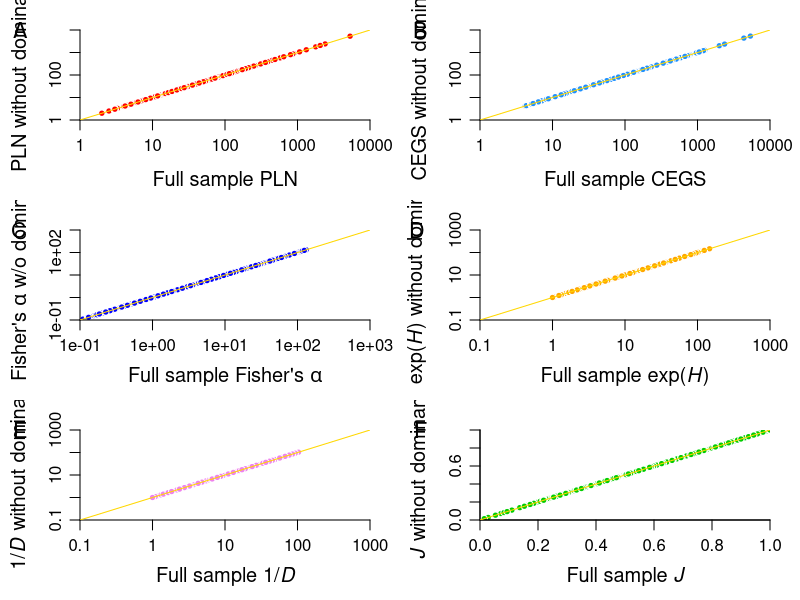
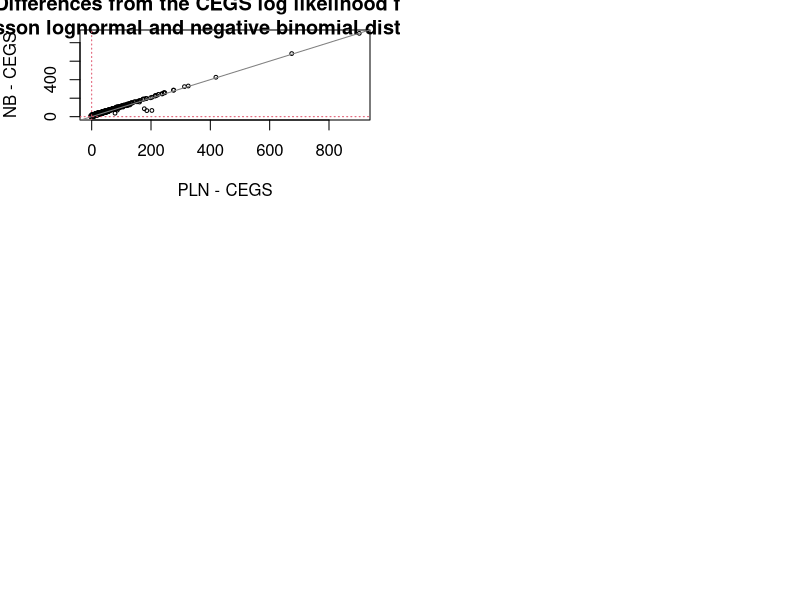

The R source for these figures, in order: (Note: this script raises an error after producing the figures.)
## ---- chunk 1
# Read in the statistics
Basic.stats <- read.csv(file='data/basic_statistics.txt')
Basic.statsNoDom <- read.csv(file='data/basic_statisticsNoDom.txt')

richness_estimates <- read.csv(file='data/richness_estimates.txt')
richness_estimatesNoDom <- read.csv(file='data/richness_estimatesNoDom.txt')
richness_estimatestrimmed <- read.csv(file='data/richness_estimatestrimmed.txt')

## ---- chunk 2
#| fig-height: 12
# pdf(file='Evenness_Fig_1.pdf',height=11.25,width=7.5)

par(mfrow=c(3,2))
par(mai=c(0.8,0.8,0.3,0.3))
par(cex=1)

plot(richness_estimates$pln_richness, 
     richness_estimatesNoDom$pln_richness, 
     pch=21, cex=0.85, col='white', bg='red', bty='l', xaxs='i', yaxs='i',
     mgp=c(2.5,0.75,0), cex.lab=1.2, 
     xlab='Full sample PLN', ylab='PLN without dominant', 
     xlim=c(1,1e4), ylim=c(1,1e4), log='xy', axes=FALSE)

axis(side=1,at=c(1,10,100,1000,1e4),mgp=c(2.5,0.75,0))
axis(side=2,at=c(1,10,100,1000,1e4),mgp=c(2.5,0.75,0))
abline(0,1,col='gold')
mtext(side=2,at=1e4,text='A',cex=1.3,line=2.65,las=2)

plot(richness_estimates$cegs_richness, richness_estimatesNoDom$cegs_richness,
     pch=21, cex=0.85, col='white', bg='dodgerblue', bty='l', xaxs='i', yaxs='i',
     mgp=c(2.5,0.75,0), cex.lab=1.2,
     xlab='Full sample CEGS',ylab='CEGS without dominant', 
     xlim=c(1,1e4), ylim=c(1,1e4), log='xy', axes=FALSE)
axis(side=1,mgp=c(2.5,0.75,0))
axis(side=2,at=c(1,10,100,1000,1e4),mgp=c(2.5,0.75,0))
abline(0,1,col='gold')
mtext(side=2,at=1e4,text='B',cex=1.3,line=2.65,las=2)

plot(Basic.stats$alpha, Basic.statsNoDom$alpha,
     pch=21, cex=0.85, col='white', bg='blue', bty='l', xaxs='i', yaxs='i', 
     mgp=c(2.5,0.75,0), cex.lab=1.2,
     xlab=expression(paste("Full sample Fisher's ",alpha)), 
     ylab=expression(paste("Fisher's ",alpha," w/o dominant")), 
     xlim=c(0.1,1e3), ylim=c(0.1,1e3), log='xy', axes=FALSE)
axis(side=1,mgp=c(2.5,0.75,0))
axis(side=2,at=c(0.1,1,10,100,1000),mgp=c(2.5,0.75,0))
abline(0,1,col='gold')
mtext(side=2,at=1e3,text='C',cex=1.3,line=2.65,las=2)

plot(Basic.stats$H, Basic.statsNoDom$H, 
     pch=21,  cex=0.85,  col='white',  bg='orange',  bty='l', xaxs='i', yaxs='i', 
     mgp=c(2.5, 0.75, 0), cex.lab=1.2, 
     xlab=expression(paste('Full sample exp(', italic(H), ')')), 
     ylab=expression(paste('exp(', italic(H), ') without dominant')), 
     xlim=c(0.1, 1000), ylim=c(0.1, 1000), log='xy', axes=F)
axis(side=1, at=c(0.1, 1, 10, 100, 1000), labels=c('0.1', '1', '10', '100', '1000'), 
     mgp=c(2.5, 0.75, 0))
axis(side=2, at=c(0.1, 1, 10, 100, 1000), labels=c('0.1', '1', '10', '100', '1000'), 
     mgp=c(2.5, 0.75, 0))
abline(0, 1, col='gold')
mtext(side=2, at=1000, text='D', cex=1.3, line=2.75, las=2)

plot(Basic.stats$D, Basic.statsNoDom$D, pch=21, cex=0.85, col='white', bg='violet', 
     bty='l', xaxs='i', yaxs='i', mgp=c(2.5, 0.75, 0), cex.lab=1.2, 
     xlab=expression(paste('Full sample 1/', italic(D))), 
     ylab=expression(paste('1/', italic(D), ' without dominant')), 
     xlim=c(0.1, 1000), ylim=c(0.1, 1000), log='xy', axes=F)
axis(side=1, at=c(0.1, 1, 10, 100, 1000), labels=c('0.1', '1', '10', '100', '1000'), 
     mgp=c(2.5, 0.75, 0))
axis(side=2, at=c(0.1, 1, 10, 100, 1000), labels=c('0.1', '1', '10', '100', '1000'), 
     mgp=c(2.5, 0.75, 0))
abline(0, 1, col='gold')
mtext(side=2, at=1000, text='E', cex=1.3, line=2.65, las=2)

plot(Basic.stats$J, Basic.statsNoDom$J, pch=21, cex=0.85, col='white', bg='green3', 
     bty='l', xaxs='i', yaxs='i', mgp=c(2.5, 0.75, 0), cex.lab=1.2, 
     xlab=expression(paste('Full sample ', italic(J))), 
     ylab=expression(paste(italic(J), ' without dominant')), 
     xlim=c(0, 1), ylim=c(0, 1))
abline(0, 1, col='gold')
mtext(side=2, at=1, text='F', cex=1.3, line=2.65, las=2)


## ---- chunk 3

LogLik <- data.frame(pln_loglik=richness_estimates$pln_loglik - richness_estimates$cegs_loglik,
            nb_loglik=richness_estimates$nb_loglik - richness_estimates$cegs_loglik)

plot(LogLik, xlab="PLN - CEGS", ylab="NB - CEGS", cex=0.5, 
     main="Differences from the CEGS log likelihood for the\nPoisson lognormal and negative binomial distributions")
abline(1,1, col="grey50")
abline(v=0, lty=3, col=2); abline(h=0, lty=3, col=2); 

## ---- chunk 4
Counts <- data.frame(study = factor(rep(data2$sample.name, times=2)), 
                     Sp =factor(rep(1:nrow(data2), times=2)), 
                     count = c(data2$count, data2$count.2))
Counts$count[is.na(Counts$count)] <- 0

GetTheta <- function(dat) {
  mod <- MASS::glm.nb(count~Sp, data=dat)
  c(mean=mean(dat$count), median=median(dat$count), theta=mod$theta, SE=mod$SE.theta)
}

ThetaPooled <- GetTheta(Counts)

Thetas.by <- by(Counts, list(Counts$study), GetTheta)
Thetas <- as.data.frame(do.call(rbind, Thetas.by))


## ---- chunk 5
Thetas2 <- Thetas[!is.nan(Thetas$SE),]

par(mar=c(4,12,1,1))
plot(Thetas2$theta, 1:nrow(Thetas2), axes=FALSE, ann=FALSE, 
     xlim=c(0,10))
segments(Thetas2$theta-Thetas2$SE, 1:nrow(Thetas2), Thetas2$theta+Thetas2$SE, 1:nrow(Thetas2))
axis(1)
mtext(expression(theta), 1, line = 3)
abline(v=1, col=2)
axis(2, at = 1:nrow(Thetas2), labels=rownames(Thetas2), las=1)

## ---- chunk 6
#| fig-height: 14
# n <- data$co[data$sample.no==2]
BigNos <- NULL # 100
if(!file.exists("data/SRBiases.txt")) {
  if(!is.null(BigNos)) {
    BigSites <- BasicStats$sample.name[which(BasicStats$UniqueCounts>BigNos)]
    Use <- which(data$sample.name%in%BigSites)
  } else {
    BigSites <- BasicStats$sample.name
    Use <- 1:nrow(data)
  }
  
  # Do first data set, so we can add column names
    nn <- dat[dat$sample.name==BigSites[1],"count"]
    pb <- t(ParametricBootstraps(nn, nsim=50))
    rownames(pb) <- BigSites[1]

    write.table(pb, file='data/SRBiases.txt', append = FALSE, sep=",")

    library(parallel)
  Biases.by <- mclapply(BigSites[-1], function(wh, dat, nsim) {
    nn <- dat[dat$sample.name==wh,"count"]
    pb <- t(ParametricBootstraps(nn, nsim=nsim))
    rownames(pb) <- wh

    write.table(pb, file='data/SRBiases.txt', append = TRUE, sep=",", col.names = FALSE)
    }, dat=data, nsim=50, mc.cores=4)
}


PlotSR <- function(df, which=c("CEGS", "NB", "PLN")) {
  dd <- df[,grep(which, names(df))]
  Diff <- sweep(log(dd[,grep("richness", names(dd))]), 1, log(dd[,grep("SimSR", names(dd))]), "-")
  
  Names <- c(sapply(names(Diff), function(nm, lst) rep(nm, times=length(lst[[nm]])), lst=dd))
  
  SRdata <- data.frame(Diff=unlist(Diff), model=unlist(Names), 
                       dataset =unlist(lapply(Diff, function(x) 1:length(x))))
  SRdata <- SRdata[!is.nan(SRdata$Diff),]
  SRdata$model.at <- as.numeric(as.factor(SRdata$model))
  ylabels <- tapply(SRdata$model, list(SRdata$model.at), function(x) gsub("_.*", "", gsub(".*\\.", "", x[1])))
                    
  plot(SRdata$Diff, jitter(SRdata$model.at), yaxt="n", main=which,
       xlab="Bias in species richness estimate", ylab="")
  axis(2, labels=ylabels, at=as.numeric(names(ylabels)), las=1)
  abline(v=0, lty=3)
}

SRBiases <- read.csv("data/SRBiases.txt")
par(mfrow=c(3,1))
invisible(sapply(c("CEGS", "NB", "PLN"), function(x, df) PlotSR(df, which=x), df=SRBiases))

